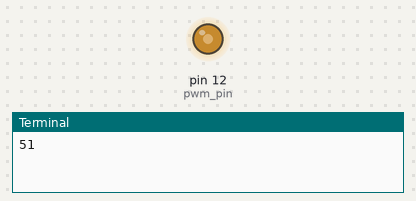
Bench run of a program on a simulated Raspberry Pi (header pin numbers). On the bench: output pins drawn as LEDs (lit = HIGH), the last lines printed to the terminal.

Above: at 0.05 s.
At 4.05 s:
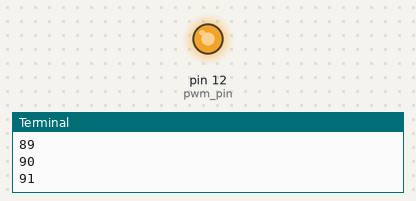
At 8.15 s:
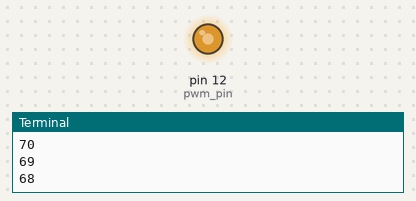
At 17.55 s:
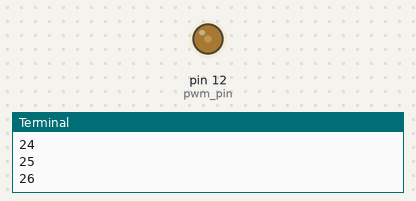
Timing chart, 0 to 26.0 s (numbered marks = the images above):
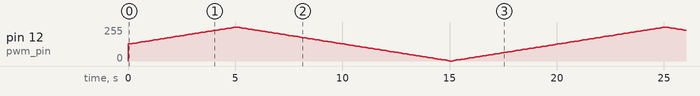

The program:

pwm.py
```python
import RPi.GPIO as GPIO
import sys
import time

# Set Numbering
GPIO.setmode(GPIO.BOARD)

pwm_pin = 12

# Set output
GPIO.setup(pwm_pin, GPIO.OUT)

# Pulse Width Modulation
pwm = GPIO.PWM(pwm_pin,220)
duty_cycle = 50
pwm.start(duty_cycle)
increase = True
change_rate = 0.1

while True:
	if increase:
		duty_cycle = duty_cycle + 1
	else:
		duty_cycle = duty_cycle - 1
	if duty_cycle % 100 == 0:
		increase = not increase
	print('{}\r'.format(duty_cycle)),
	sys.stdout.flush()
	time.sleep(change_rate)
	pwm.ChangeDutyCycle(duty_cycle)
```
